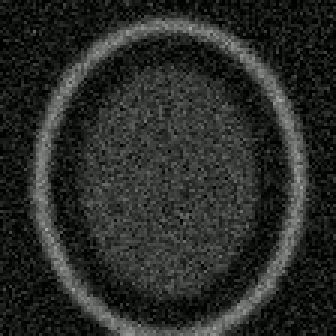
#> input picture frame 7 of Lab02/echo_sample.mp4, 112 x 112 px (shown 3 times larger)
$ jupyter execute realtime_echo.ipynb
#> lines starting #> are read from the running program, lines starting #| are printed output that depends on the picture; after the words box and inside, x2 and y2 are one past the last pixel; in counts of white or black regions, pixels touching at a corner belong together
#> further down, frame is the input picture: shape (112, 112, 3); mean B, G, R 40.4, 43.3, 41.4
# Task 3 - Echocardiogram video processing
I read an ultrasound video frame by frame, enhance each frame and show it next to the original.

Press **q** to close the window. If you have no display, set `HEADLESS = True`.

[cell 1]
import cv2
import numpy as np
import os

HEADLESS = os.environ.get('HEADLESS', '0') == '1'
GAMMA = 0.6

# gamma lookup table, made once so it is fast for every frame
table = np.array([255 * (i/255)**GAMMA for i in range(256)]).astype(np.uint8)

### Enhancement for one frame
Order: equalize -> JET -> color balance -> log -> gamma.

[cell 2]
def enhance(frame):
    gray = cv2.cvtColor(frame, cv2.COLOR_BGR2GRAY)
    eq = cv2.equalizeHist(gray)                  # fix murky contrast
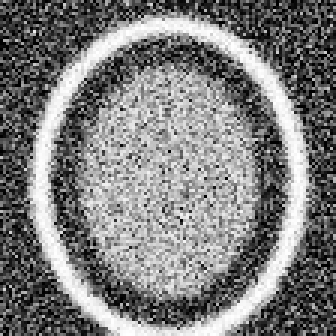
#> eq: shape (112, 112) (shown 3 times larger); min 0, max 255, mean 125.2
    heat = cv2.applyColorMap(eq, cv2.COLORMAP_JET)  # heatmap
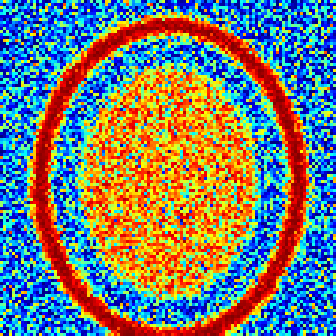
#> heat: shape (112, 112, 3) (shown 3 times larger); mean B, G, R 119.2, 123.9, 117.8

    # color balance (same average for B, G, R)
    b, g, r = cv2.split(heat.astype(np.float32))
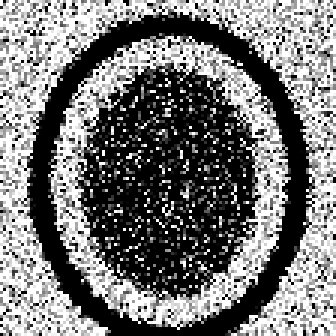
#> b: shape (112, 112) float32 (shown 3 times larger); min 0, max 255, mean 119.2
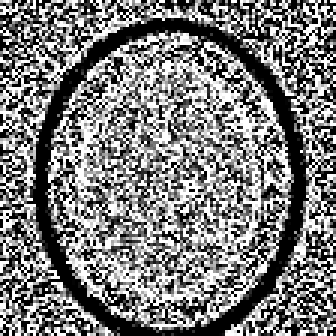
#> g: shape (112, 112) float32 (shown 3 times larger); min 0, max 255, mean 123.9
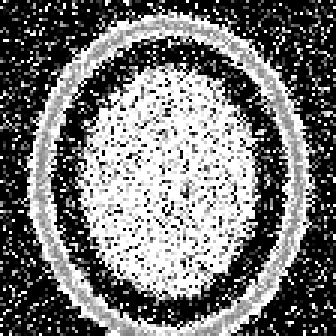
#> r: shape (112, 112) float32 (shown 3 times larger); min 0, max 255, mean 117.8
    avg = (b.mean() + g.mean() + r.mean()) / 3
#> avg = 120.3
    bal = cv2.merge([b*avg/b.mean(), g*avg/g.mean(), r*avg/r.mean()])
    bal = np.clip(bal, 0, 255).astype(np.uint8)

    # log transform to show dark chambers
    c = 255 / np.log(1 + bal.max())
#> c = 45.99
    lg = (c * np.log(1 + bal.astype(np.float32))).astype(np.uint8)
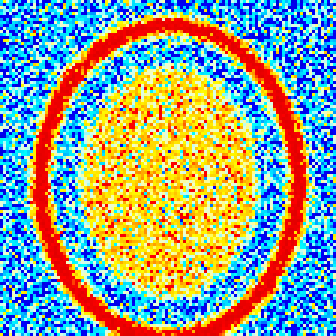
#> lg: shape (112, 112, 3) (shown 3 times larger); mean B, G, R 147.2, 162.2, 144.1

    # gamma to reduce the bright white noise
    return cv2.LUT(lg, table)
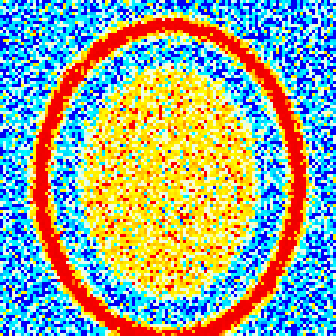
#> returned value: shape (112, 112, 3) (shown 3 times larger); mean of channels 0, 1, 2 151.7, 169.5, 148.1; drawn as B, G, R

### Video loop

[cell 3]
cap = cv2.VideoCapture('data/echo_sample.mp4')
fps = cap.get(cv2.CAP_PROP_FPS) or 25
w = int(cap.get(cv2.CAP_PROP_FRAME_WIDTH))
h = int(cap.get(cv2.CAP_PROP_FRAME_HEIGHT))

out_video = cv2.VideoWriter('output/echo_side_by_side.mp4', cv2.VideoWriter_fourcc(*'mp4v'), fps, (w*2, h))

count = 0
while True:
    ret, frame = cap.read()
    if not ret:
        break          # video finished

    result = enhance(frame)
    left = frame.copy()
    right = result.copy()
    cv2.putText(left, 'RAW', (5, 20), cv2.FONT_HERSHEY_SIMPLEX, 0.6, (0,255,255), 2)
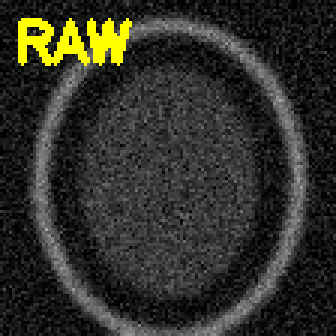
#> left: shape (112, 112, 3) (shown 3 times larger); 2.9% of pixels changed, all inside (x1, y1, x2, y2) = (6, 6, 44, 22)
    cv2.putText(right, 'ENHANCED', (5, 20), cv2.FONT_HERSHEY_SIMPLEX, 0.6, (0,255,255), 2)
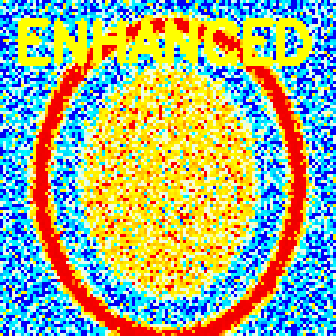
#> right: shape (112, 112, 3) (shown 3 times larger); 6.77% of pixels changed, all inside (x1, y1, x2, y2) = (6, 6, 104, 22)

    both = np.hstack([left, right])
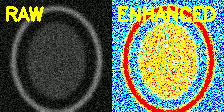
#> both: shape (112, 224, 3); mean B, G, R 89.7, 113.2, 102.5
    out_video.write(both)

    if count in (0, 30, 60):
        cv2.imwrite(f'output/screenshot_{count}.png', both)

    if not HEADLESS:
        cv2.imshow('raw vs enhanced', both)
        if cv2.waitKey(int(1000/fps)) & 0xFF == ord('q'):
#> (key q is pressed here)
            break
    count += 1

cap.release()
out_video.release()
cv2.destroyAllWindows() if not HEADLESS else None
print('frames done:', count)

$ run again, starting later in the video
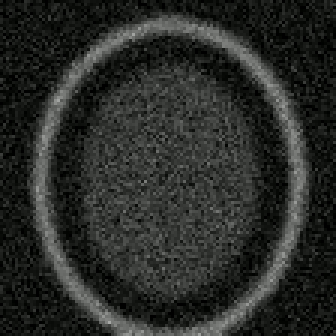
#> input picture frame 33 of Lab02/echo_sample.mp4, 112 x 112 px (shown 3 times larger)
#> frame is the input picture: shape (112, 112, 3); mean B, G, R 40.3, 43.2, 41.3
#> in enhance, `b, g, r = cv2.split(heat.astype(np.float32))`:
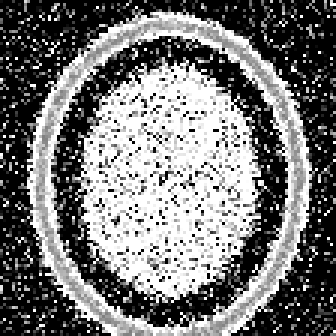
#> r: shape (112, 112) float32 (shown 3 times larger); min 0, max 255, mean 118.3
#> avg = 120.8
#> c = 45.99
#> left: shape (112, 112, 3); 2.9% of pixels changed, all inside (x1, y1, x2, y2) = (6, 6, 44, 22)
#> right: shape (112, 112, 3); mean B, G, R 139.6, 178.7, 158.1
#> `both = np.hstack([left, right])`:
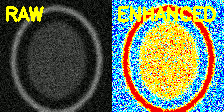
#> both: shape (112, 224, 3); mean B, G, R 89.4, 114, 102.8

$ run again, starting later in the video
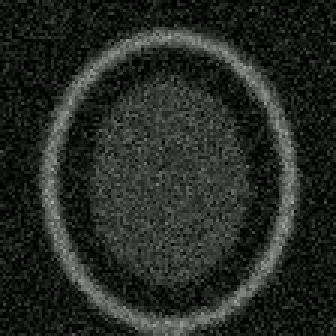
#> input picture frame 60 of Lab02/echo_sample.mp4, 112 x 112 px (shown 3 times larger)
#> frame is the input picture: shape (112, 112, 3); mean B, G, R 37.9, 40.7, 38.8
#> avg = 119
#> c = 45.99
#> left: shape (112, 112, 3); 2.9% of pixels changed, all inside (x1, y1, x2, y2) = (6, 6, 44, 22)
#> right: shape (112, 112, 3); mean B, G, R 140.6, 173.7, 153.5
#> `both = np.hstack([left, right])`:
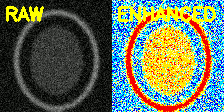
#> both: shape (112, 224, 3); mean B, G, R 88.8, 110.4, 99.4
